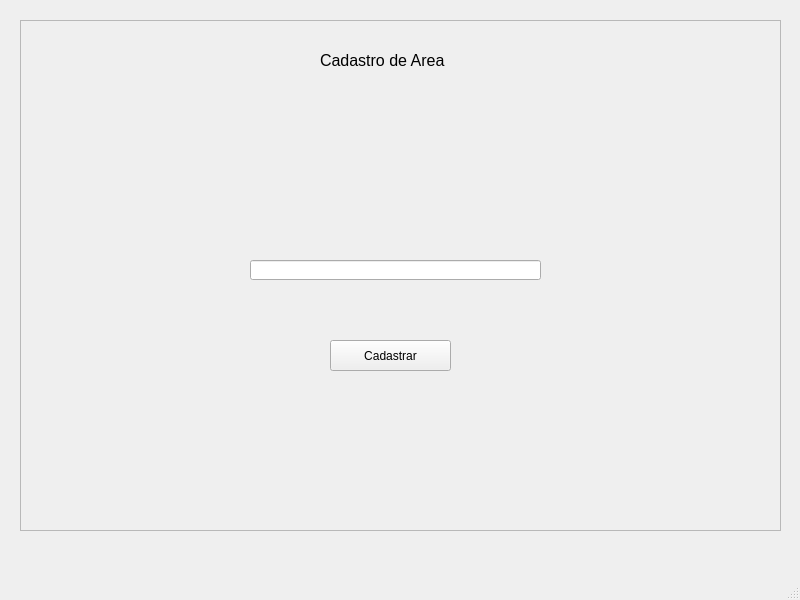
<?xml version="1.0" encoding="UTF-8"?>
<ui version="4.0">
 <class>MainWindow</class>
 <widget class="QMainWindow" name="MainWindow">
  <property name="geometry">
   <rect>
    <x>0</x>
    <y>0</y>
    <width>800</width>
    <height>600</height>
   </rect>
  </property>
  <property name="windowTitle">
   <string>MainWindow</string>
  </property>
  <widget class="QWidget" name="centralwidget">
   <widget class="QFrame" name="frame">
    <property name="geometry">
     <rect>
      <x>20</x>
      <y>20</y>
      <width>761</width>
      <height>511</height>
     </rect>
    </property>
    <property name="frameShape">
     <enum>QFrame::StyledPanel</enum>
    </property>
    <property name="frameShadow">
     <enum>QFrame::Raised</enum>
    </property>
    <widget class="QLabel" name="label">
     <property name="geometry">
      <rect>
       <x>300</x>
       <y>30</y>
       <width>131</width>
       <height>21</height>
      </rect>
     </property>
     <property name="font">
      <font>
       <pointsize>12</pointsize>
      </font>
     </property>
     <property name="text">
      <string>Cadastro de Area</string>
     </property>
    </widget>
    <widget class="QPushButton" name="btnCadastrarArea">
     <property name="geometry">
      <rect>
       <x>310</x>
       <y>320</y>
       <width>121</width>
       <height>31</height>
      </rect>
     </property>
     <property name="text">
      <string>Cadastrar</string>
     </property>
    </widget>
    <widget class="QLineEdit" name="cadastrarArea">
     <property name="geometry">
      <rect>
       <x>230</x>
       <y>240</y>
       <width>291</width>
       <height>20</height>
      </rect>
     </property>
    </widget>
    <widget class="QLabel" name="respostaCadastrando">
     <property name="geometry">
      <rect>
       <x>270</x>
       <y>380</y>
       <width>211</width>
       <height>20</height>
      </rect>
     </property>
     <property name="text">
      <string/>
     </property>
    </widget>
    <widget class="QLabel" name="respostaNaoCadastrado">
     <property name="geometry">
      <rect>
       <x>260</x>
       <y>390</y>
       <width>211</width>
       <height>20</height>
      </rect>
     </property>
     <property name="text">
      <string/>
     </property>
    </widget>
   </widget>
  </widget>
  <widget class="QMenuBar" name="menubar">
   <property name="geometry">
    <rect>
     <x>0</x>
     <y>0</y>
     <width>800</width>
     <height>21</height>
    </rect>
   </property>
  </widget>
  <widget class="QStatusBar" name="statusbar"/>
 </widget>
 <resources/>
 <connections/>
</ui>
